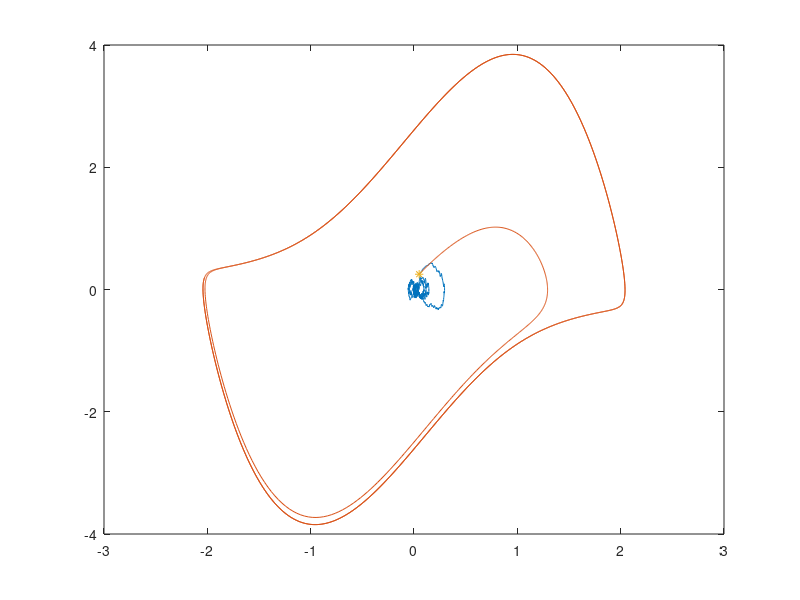

This figure's MATLAB source: (Note: this script raises an error after producing the figure.)
clc, clf, clear, close all

load x_traj_total_control;
load x_traj_total_uncontrol;
t = 0:0.01:20;

control_quiver = x_total_control(:,1:100:end);
uncontrol_quiver = x_total_uncontrol(:,1:100:end);

figure(1)
plot(x_total_control(1,:),x_total_control(2,:))
hold on
plot(x_total_uncontrol(1,:),x_total_uncontrol(2,:))
plot(x_total_control(1,1),x_total_control(2,1),'*')
arrowh(x_total_control(1,:),x_total_control(2,:),'b',[],[2,5,8]);
arrowh(x_total_uncontrol(1,:),x_total_uncontrol(2,:),'r',[],5:5:95);

legend('controlled','uncontrolled','initial point','location','northwest','fontsize',13)
xlabel('$x_1$','interpreter','latex','fontsize',18)
ylabel('$x_2$','interpreter','latex','fontsize',18)
grid on

figure(2)
plot(t,x_total_control)
xlabel('$t$','interpreter','latex','fontsize',18)
ylabel('$x$','interpreter','latex','fontsize',18)
legend('$x_1$','$x_2$','$x_3$','$x_4$','interpreter','latex','fontsize',12)
grid on

figure(3)
plot(t,x_total_uncontrol)
xlabel('$t$','interpreter','latex','fontsize',18)
ylabel('$x$','interpreter','latex','fontsize',18)
legend('$x_1$','$x_2$','$x_3$','$x_4$','interpreter','latex','location','northwest','fontsize',12)
grid on